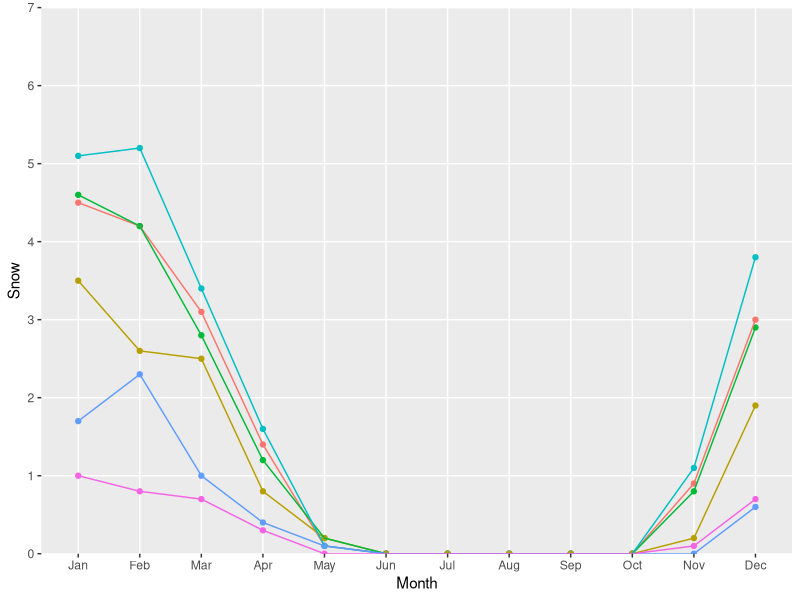
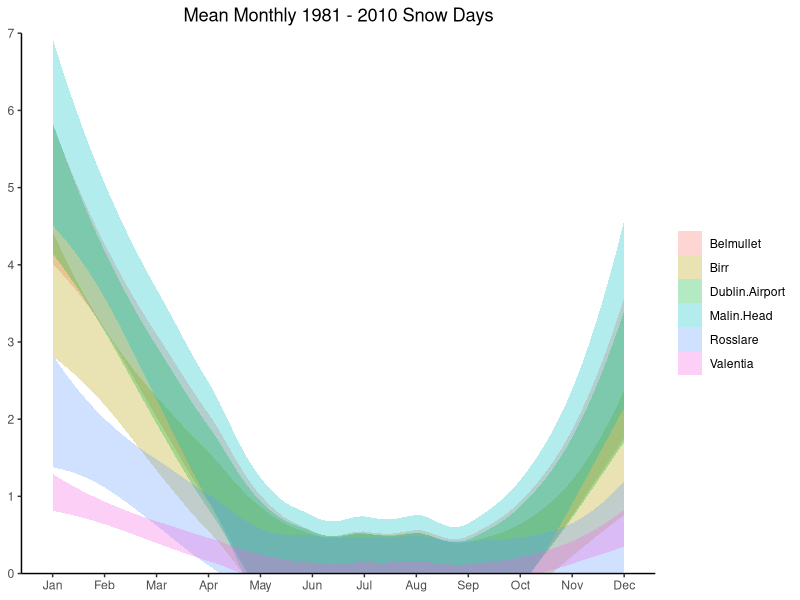
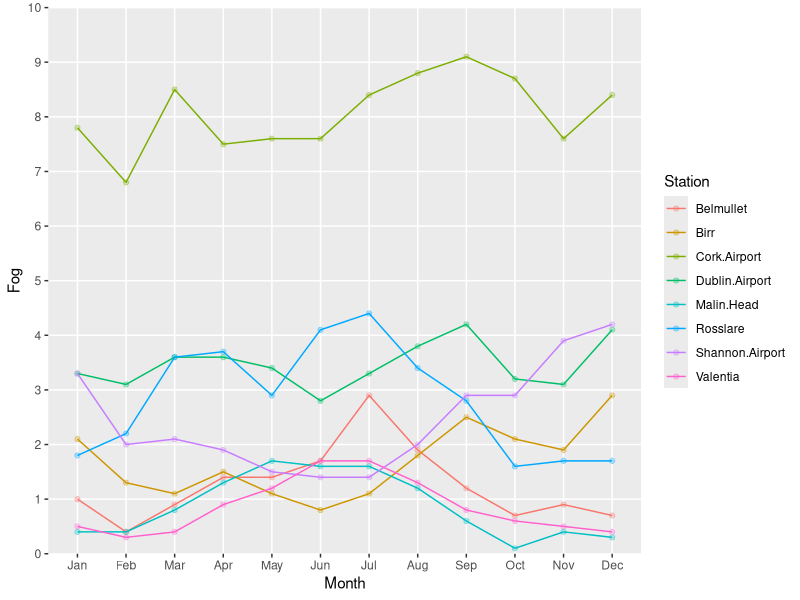
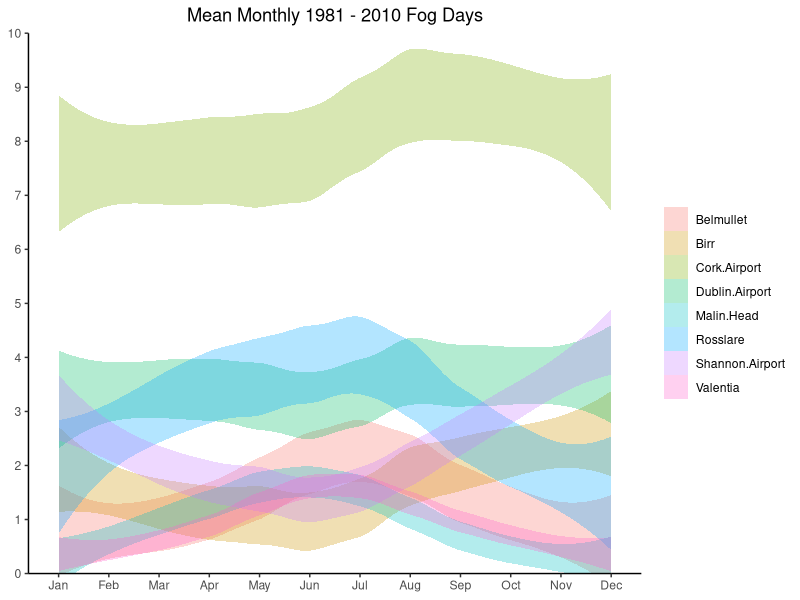

These charts were generated, in order, by the following R code:
library(ggplot2)
library(tidyverse)
library(lubridate)

# 1981 - 2010 Snow 
Belmullet <- c(4.5, 4.2, 3.1, 1.4, 0.1, 0.0, 0.0, 0.0, 0.0, 0.0, 0.9, 3.0)
Dublin.Airport <- c(4.6, 4.2, 2.8, 1.2, 0.2, 0.0, 0.0, 0.0, 0.0, 0.0, 0.8, 2.9)
Valentia <- c(1.0, 0.8, 0.7, 0.3, 0.0, 0.0, 0.0, 0.0, 0.0, 0.0, 0.1, 0.7)
Malin.Head <- c(5.1, 5.2, 3.4, 1.6, 0.1, 0.0, 0.0, 0.0, 0.0, 0.0, 1.1, 3.8)
Rosslare <- c(1.7, 2.3, 1.0, 0.4, 0.1, 0.0, 0.0, 0.0, 0.0, 0.0, 0.0, 0.6)
Birr <- c(3.5, 2.6, 2.5, 0.8, 0.2, 0.0, 0.0, 0.0, 0.0, 0.0, 0.2, 1.9)

# Data Preparation
snow30yr<- tibble(Month = factor(month.abb),
                  Belmullet, Dublin.Airport, Valentia, Malin.Head, Rosslare, Birr)

snow30yr.df <- snow30yr%>%
  group_by(Month)%>%
  pivot_longer(cols = c(Belmullet, Dublin.Airport, Valentia, Malin.Head, Rosslare, Birr), 
               values_to = "Snow", names_to = "Station")

# Snow Data Points
ggplot(snow30yr.df, aes(x = Month, y = Snow, group = Station))+
  geom_point(aes(colour = Station))+
  geom_line(aes(colour = Station))+
  scale_x_discrete(limits = month.abb)+
  coord_cartesian(ylim=c(0,7), xlim = c(1, 12)) +
  scale_y_continuous(expand = c(0, 0), breaks = c(0:7)) + 
  theme(legend.position = "none", panel.grid.minor.y = element_blank())

# Smoothed Mean Monthly Snow days
ggplot(snow30yr.df, aes(x=Month,y=Snow, group = Station, na.omit=TRUE)) + 
  geom_smooth(method = "loess", linetype=0, aes(fill = Station), alpha = 0.3)+
  coord_cartesian(ylim=c(0,7), xlim = c(1, 12)) +
  scale_y_continuous(expand = c(0, 0), breaks = c(0:7)) + 
  scale_x_discrete(limits=month.abb)+
  theme_classic()+
  theme(axis.title.x = element_blank(), 
        axis.title.y = element_blank(),
        legend.title = element_blank(),
        plot.title = element_text(hjust = 0.5))+
  ggtitle("Mean Monthly 1981 - 2010 Snow Days")




# 1981 - 2101 Fog Data
Belmullet <- c(1.0, 0.4, 0.9, 1.4, 1.4, 1.7, 2.9, 1.9, 1.2, 0.7, 0.9, 0.7)	
Dublin.Airport <- c(3.3, 3.1, 3.6, 3.6, 3.4, 2.8, 3.3, 3.8, 4.2, 3.2, 3.1, 4.1)	
Valentia <- c(0.5, 0.3, 0.4, 0.9, 1.2, 1.7, 1.7, 1.3, 0.8, 0.6, 0.5, 0.4)	
Malin.Head <-c(0.4, 0.4, 0.8, 1.3, 1.7, 1.6, 1.6, 1.2, 0.6, 0.1, 0.4, 0.3)	
Rosslare <- c(1.8, 2.2, 3.6, 3.7, 2.9, 4.1, 4.4, 3.4, 2.8, 1.6, 1.7, 1.7)
Birr <- c(2.1, 1.3, 1.1, 1.5, 1.1, 0.8, 1.1, 1.8, 2.5, 2.1, 1.9, 2.9)	
Cork.Airport <- c(7.8, 6.8, 8.5, 7.5, 7.6, 7.6, 8.4, 8.8, 9.1, 8.7, 7.6, 8.4)
Shannon.Airport <- c(3.3, 2.0, 2.1, 1.9, 1.5, 1.4, 1.4, 2.0, 2.9, 2.9, 3.9, 4.2)

# Data Preparation
Fog30yr<- tibble(Month = factor(month.abb),
                 Belmullet, Dublin.Airport, Valentia, Malin.Head, Rosslare, Birr, Cork.Airport, Shannon.Airport)
Fog30yr.df <- Fog30yr%>%
  group_by(Month)%>%
  pivot_longer(cols = c(Belmullet, Dublin.Airport, Valentia, Malin.Head, Rosslare, Birr, Cork.Airport, Shannon.Airport), 
               values_to = "Fog", names_to = "Station")

# Fog Data Points
ggplot(Fog30yr.df, aes(x = Month, y = Fog, group = Station))+
  geom_point(aes(colour = Station), alpha = 0.3)+
  geom_line(aes(colour = Station))+
  coord_cartesian(ylim=c(0,10)) +
  scale_y_continuous(expand = c(0, 0), breaks = c(0:10)) + 
  scale_x_discrete(limits = month.abb)+
  theme(panel.grid.minor.y = element_blank())

# Smoothed Mean Monthly Fog days
ggplot(Fog30yr.df, aes(x=Month,y=Fog, group = Station, na.omit=TRUE)) + 
  geom_smooth(method = "loess", linetype=0, aes(fill = Station), alpha = 0.3)+
  coord_cartesian(ylim=c(0,10)) +
  scale_y_continuous(expand = c(0, 0), breaks = c(0:10)) + 
  scale_x_discrete(limits=month.abb)+
  theme_classic()+
  theme(axis.title.x = element_blank(), 
        axis.title.y = element_blank(),
        legend.title = element_blank(),
        plot.title = element_text(hjust = 0.5))+
  ggtitle("Mean Monthly 1981 - 2010 Fog Days")
